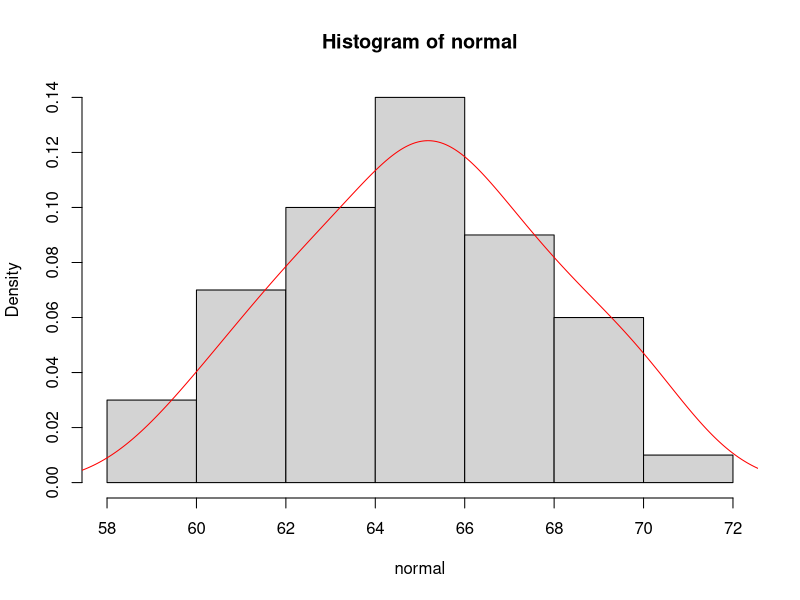
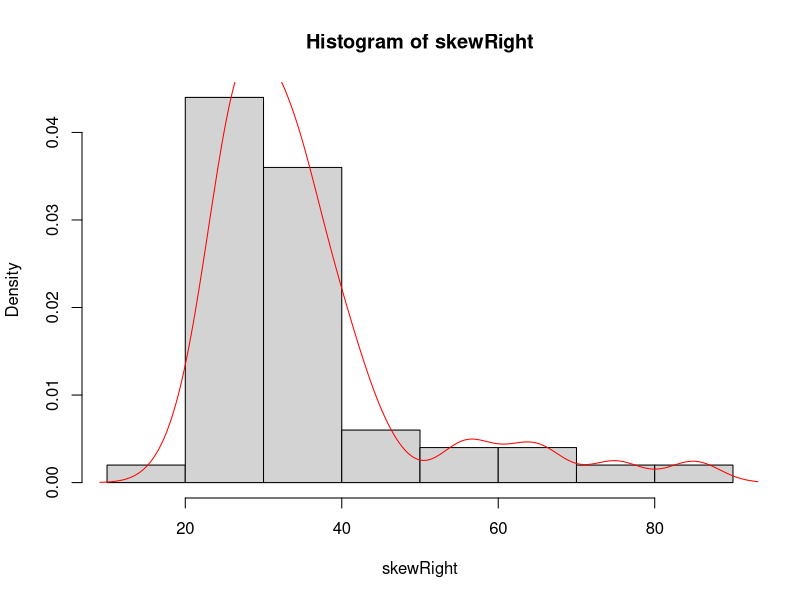
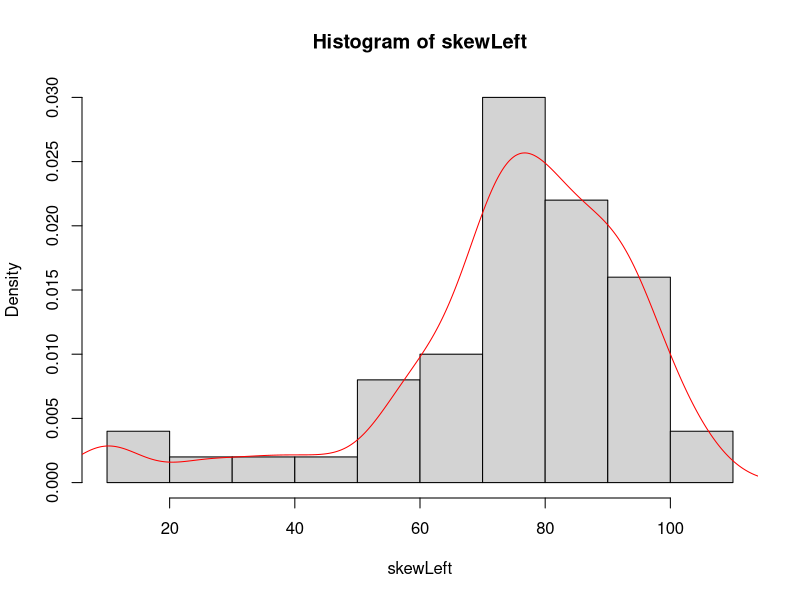
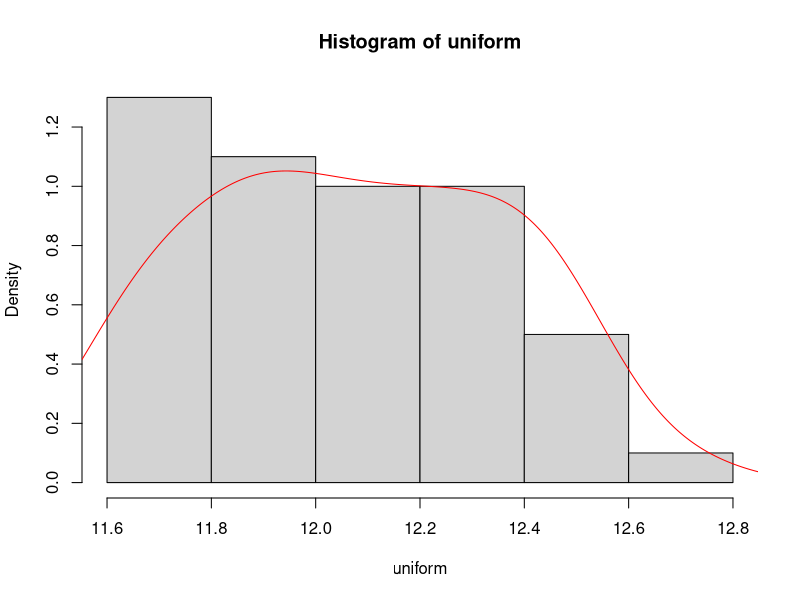

These charts were generated, in order, by the following R code:
normal <- c(67, 69, 
            70, 62, 
            63, 67, 
            65, 59, 
            68, 66, 
            60, 65, 
            70, 63, 
            64, 65, 
            69, 60, 
            61, 67, 
            66, 64, 
            65, 68, 
            71, 61, 
            62, 69, 
            66, 65, 
            68, 62, 
            64, 67, 
            67, 70, 
            62, 64, 
            66, 63, 
            65, 68, 
            63, 64, 
            66, 65, 
            65, 61, 
            63, 66)

skewRight <- c(31, 40, 
               43, 24, 
               30, 29, 
               30, 24, 
               38, 27, 
               26, 35, 
               29, 33, 
               55, 75, 
               46, 38, 
               26, 34, 
               29, 85, 
               57, 29, 
               34, 40, 
               34, 41, 
               36, 35, 
               40, 26, 
               28, 34, 
               26, 19, 
               66, 23, 
               63, 28, 
               30, 26, 
               33, 31, 
               24, 25, 
               35, 22, 
               34, 28)

skewLeft <- c(102, 87,
              55, 104,
              70, 75, 
              95, 80, 
              73, 66, 
              79, 93, 
              60, 90, 
              73, 84, 
              89, 73, 
              85, 98, 
              72, 79, 
              92, 35, 
              76, 71, 
              93, 90, 
              76, 71, 
              97, 63, 
              10, 58, 
              70, 82, 
              85, 72, 
              25, 93, 
              83, 44, 
              58, 65, 
              10, 77, 
              92, 81, 
              82, 77)

uniform <- c(12.1, 11.6, 
             12.1, 11.6, 
             12.4, 12.0, 
             12.1, 11.6, 
             12.1, 11.6, 
             12.2, 11.7, 
             12.2, 12.3, 
             12.2, 12.7, 
             11.9, 11.7, 
             12.2, 11.7, 
             12.3, 11.8, 
             12.3, 12.5, 
             11.7, 11.8, 
             12.3, 11.8, 
             12.3, 11.8, 
             12.4, 11.9,
             12.4, 11.9, 
             12.1, 11.9, 
             12.4, 12.2, 
             12.4, 11.9, 
             12.5, 12.0, 
             11.8, 11.9, 
             12.5, 12.0, 
             12.5, 12.0, 
             12.5, 12.0)

hist(normal, freq = FALSE)
lines(density(normal), col = "red")

hist(skewRight, freq = FALSE)
lines(density(skewRight), col = "red")

hist(skewLeft, freq = FALSE)
lines(density(skewLeft), col = "red")

hist(uniform, freq = FALSE)
lines(density(uniform), col = "red")

#####

#Normal (About 0)

normM1 <- sum(normal) / length(normal)
normM2 <- sum(normal^2) / length(normal)
normM3 <- sum(normal^3) / length(normal)
normM4 <- sum(normal^4) / length(normal)

print(paste0("First Moment of Normal is: ", normM1))
print(paste0("Second Moment of Normal is: ", normM2))
print(paste0("Third Moment of Normal is: ", normM3))
print(paste0("Fourth Moment of Normal is: ", normM4))

#####

# Skewed Right (About 0)

srM1 <- sum(skewRight) / length(skewRight)
srM2 <- sum(skewRight^2) / length(skewRight)
srM3 <- sum(skewRight^3) / length(skewRight)
srM4 <- sum(skewRight^4) / length(skewRight)

print(paste0("First Moment of Skewed Right is: ", srM1))
print(paste0("Second Moment of Skewed Right is: ", srM2))
print(paste0("Third Moment of Skewed Right is: ", srM3))
print(paste0("Fourth Moment of Skewed Right is: ", srM4))

#####

#Skewed Left (About 0)

slM1 <- sum(skewLeft) / length(skewLeft)
slM2 <- sum(skewLeft^2) / length(skewLeft)
slM3 <- sum(skewLeft^3) / length(skewLeft)
slM4 <- sum(skewLeft^4) / length(skewLeft)

print(paste0("First Moment of Skewed Left is: ", slM1))
print(paste0("Second Moment of Skewed Left is: ", slM2))
print(paste0("Third Moment of Skewed Left is: ", slM3))
print(paste0("Fourth Moment of Skewed Left is: ", slM4))

#####

# Uniform (About 0)

unifM1 <- sum(uniform) / length(uniform)
unifM2 <- sum(uniform^2) / length(uniform)
unifM3 <- sum(uniform^3) / length(uniform)
unifM4 <- sum(uniform^4) / length(uniform)

print(paste0("First Moment of Uniform is: ", unifM1))
print(paste0("Second Moment of Uniform is: ", unifM2))
print(paste0("Third Moment of Uniform is: ", unifM3))
print(paste0("Fourth Moment of Uniform is: ", unifM4))

#####

# Normal  (About Mean)

normM1M <- sum(normal - mean(normal)) / length(normal)
normM2M <- sum((normal - mean(normal))^2) / length(normal)
normM3M <- sum((normal - mean(normal))^3) / length(normal)
normM4M <- sum((normal - mean(normal))^4) / length(normal)

print(paste0("First Moment of Normal about the Mean is: ", normM1M))
print(paste0("Second Moment of Normal about the Mean is: ", normM2M))
print(paste0("Third Moment of Normal about the Mean is: ", normM3M))
print(paste0("Fourth Moment of Normal about the Mean is: ", normM4M))

#####

# Skewed Right (About Mean)

srM1M <- sum(skewRight - mean(skewRight)) / length(skewRight)
srM2M <- sum((skewRight - mean(skewRight))^2) / length(skewRight)
srM3M <- sum((skewRight - mean(skewRight))^3) / length(skewRight)
srM4M <- sum((skewRight - mean(skewRight))^4) / length(skewRight)

print(paste0("First Moment of Skewed Right about the Mean is: ", srM1M))
print(paste0("Second Moment of Skewed Right about the Mean is: ", srM2M))
print(paste0("Third Moment of Skewed Right about the Mean is: ", srM3M))
print(paste0("Fourth Moment of Skewed Right about the Mean is: ", srM4M))

#####

# Skewed Left (About Mean)

slM1M <- sum(skewLeft - mean(skewLeft)) / length(skewLeft)
slM2M <- sum((skewLeft - mean(skewLeft))^2) / length(skewLeft)
slM3M <- sum((skewLeft - mean(skewLeft))^3) / length(skewLeft)
slM4M <- sum((skewLeft - mean(skewLeft))^4) / length(skewLeft)

print(paste0("First Moment of Skewed Left about the Mean is: ", slM1M))
print(paste0("Second Moment of Skewed Left about the Mean is: ", slM2M))
print(paste0("Third Moment of Skewed Left about the Mean is: ", slM3M))
print(paste0("Fourth Moment of Skewed Left about the Mean is: ", slM4M))

#####

# Uniform (About Mean)

unifM1M <- sum(uniform - mean(uniform)) / length(uniform)
unifM2M <- sum((uniform - mean(uniform))^2) / length(uniform)
unifM3M <- sum((uniform - mean(uniform))^3) / length(uniform)
unifM4M <- sum((uniform - mean(uniform))^4) / length(uniform)

print(paste0("First Moment of Uniform about the Mean is: ", unifM1M))
print(paste0("Second Moment of Uniform about the Mean is: ", unifM2M))
print(paste0("Third Moment of Uniform about the Mean is: ", unifM3M))
print(paste0("Fourth Moment of Uniform about the Mean is: ", unifM4M))

#####

# Normal  (About 75)

normM175 <- sum(normal - 75) / length(normal)
normM275 <- sum((normal - 75)^2) / length(normal)
normM375 <- sum((normal - 75)^3) / length(normal)
normM475 <- sum((normal - 75)^4) / length(normal)

print(paste0("First Moment of Normal about the number 75 is: ", normM175))
print(paste0("Second Moment of Normal about the number 75 is: ", normM275))
print(paste0("Third Moment of Normal about the number 75 is: ", normM375))
print(paste0("Fourth Moment of Normal about the number 75 is: ", normM475))

#####

Moments = c("First Moment", "Second Moment", "Third Moment", "Fourth Moment", 
            "First Moment About the Mean", "Second Moment About the Mean", "Third Moment About the Mean", "Fourth Moment About the Mean", 
            "First Moment About the number 75", "Second Moment About the number 75", "Third Moment About the number 75", "Fourth Moment About the number 75")
Normal <- c(normM1, normM2, normM3, normM4, normM1M, normM2M, normM3M, normM4M, normM175, normM275, normM375, normM475)
Skewed_Right <- c(srM1, srM2, srM3, srM4, srM1M, srM2M, srM3M, srM4M, NA, NA, NA, NA)
Skewed_Left <- c(slM1, slM2, slM3, slM4, slM1M, slM2M, slM3M, slM4M, NA, NA, NA, NA)
Uniform <- c(unifM1, unifM2, unifM3, unifM4, unifM1M, unifM2M, unifM3M, unifM4M, NA, NA, NA, NA)

df <- data.frame(Moments, Normal, Skewed_Right, Skewed_Left, Uniform)

#####

print(paste0("(a) 2nd Moment about the Mean = 2nd Moment about the Number 75 - square of First Moment about the Number 75"))
print(paste0("(a) ", normM2M, " = ", normM275, " - (", normM175, ")^2"))
print(paste0("(a) ", normM2M, " = ", normM275, " - ", normM175^2))
print(paste0("(a) ", normM2M, " = ", normM275 - normM175^2))

print(paste0("(b) 3rd Moment about the Mean = 3rd Moment about the Number 75 - product of 3, 1st, and 2nd Moment about the Number 75, + product of 2 and cube of 1st Moment about 75"))
print(paste0("(b) ", normM3M, " = ", normM375, " - (3 * ", normM175, " * ", normM275, ") + (2 * (", normM175, "^3))"))
print(paste0("(b) ", normM3M, " = ", normM375, " - ", 3*normM175*normM275, " + ", 2*(normM175^3)))
print(paste0("(b) ", normM3M, " = ", normM375 - 3*normM175*normM275 + 2*(normM175^3)))

print(paste0("(c) 4th Moment about the Mean = 4th Moment about the Number 75 - product of 4, 1st, and 3rd Moment about the Number 75, + product of 6, square of 1st, and 2nd Moment about 75 - product of 3 and quartic of the 1st Moment about the Number 75"))
print(paste0("(c) ", normM4M, " = ", normM475, " - (4 * ", normM175, " * ", normM375, ") + (6 * ", normM175, "^2 * ", normM275, ") - (3 * ", normM475, "^4)"))
print(paste0("(c) ", normM4M, " = ", normM475, " - ", 4*normM175*normM375, " + ", 6*(normM175^2)*normM275, " - ", 3*(normM475^4)))
print(paste0("(c) ", normM4M, " = ", normM475 - 4*normM175*normM375 + 6*(normM175^2)*normM275 - 3*(normM175^4)))